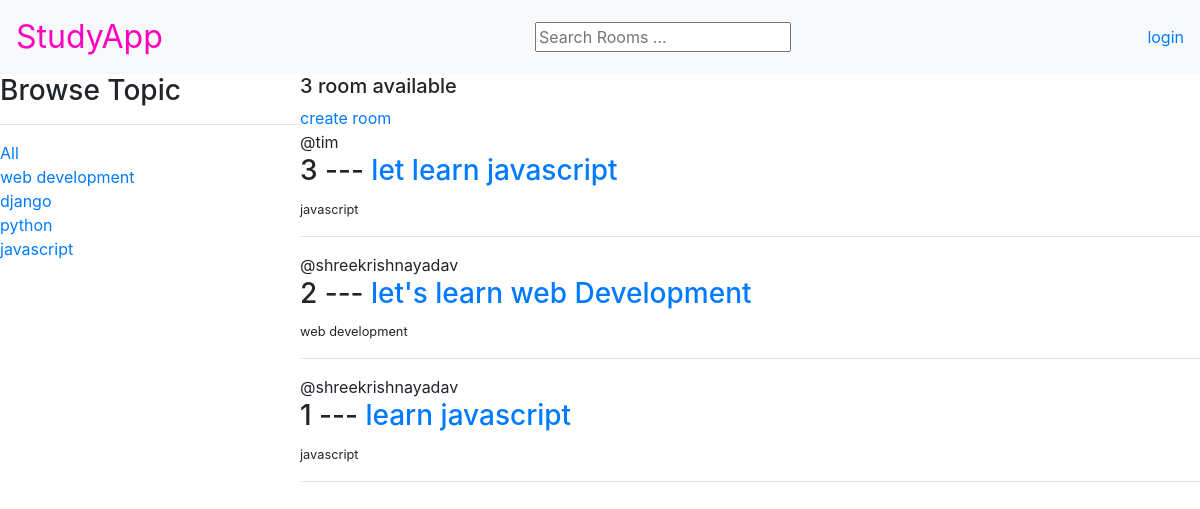
The page / on the database its author committed.
### base/models.py (models this page shows, shortened)
class Topic(models.Model):
    name = models.CharField(max_length=200)

class Room(models.Model):
    host = models.ForeignKey(User, on_delete=models.SET_NULL, null=True)
    topic = models.ForeignKey(Topic, on_delete=models.SET_NULL, null=True)
    name = models.CharField(max_length=200)
    description = models.TextField(null=True, blank=True)
    participants = models.ManyToManyField(User, related_name='participants', blank=True)
    updated = models.DateTimeField(auto_now=True)
    created = models.DateTimeField(auto_now_add=True)
    class Meta:
        ordering = ['-created', '-updated']

### base/views.py (the view)
# urls.py: path('', view=views.home, name="home"),
def home(request):
    q = request.GET.get('q') if request.GET.get('q') != None else ''
    rooms = Room.objects.filter(
        Q(topic__name__icontains=q) |
        Q(name__icontains=q) |
        Q(description__icontains=q)
    )
    room_count = rooms.count()
    topics = Topic.objects.all()
    context = {'rooms':rooms, 'topics': topics, 'room_count':room_count}
    return render(request, "base/home.html", context)

### base/templates/base/home.html (shortened to what this page needs)
{% extends "base/main.html" %}
{% block content %}
    <div class= "home-container">
        <div>
            <h3> Browse Topic </h3>
            <hr>
            <div>
                <a href="{% url "home" %}">All</a>
            </div>
            {% for topic in topics %}
            <div>
                <a href="{% url "home" %}?q={{topic.name}}">{{topic.name}}</a>
            </div>
            {% endfor %}
        </div>
        <div>
            <h5> {{room_count}} room available </h5>
            <a href="{% url "create-room" %}">create room </a>
                <div>
                    {% for room in rooms %}
                        <div>
                            <span>@{{room.host.username}}</span>
                            <h3> {{room.id}} --- <a href="/room/{{room.id}}">{{room.name}}</a></h3>
                            <small> {{room.topic.name}}</small>
                            <hr>
                        </div>
                    {% endfor %}
                </div>
        </div>
    </div>
{% endblock content %}

### static/css/style.css (style rules this page uses)
.home-container { display: grid; grid-template-columns: 1fr 3fr; }

### rows shown on the page
Topic: name "web development"
Topic: name "django"
Topic: name "python"
Topic: name "javascript"
Room: host.username "tim", id "3", name "let learn javascript", topic.name "javascript"
Room: host.username "shreekrishnayadav", id "2", name "let's learn web Development", topic.name "web development"
Room: host.username "shreekrishnayadav", id "1", name "learn javascript", topic.name "javascript"

### other values the page prints
{{ room_count }} "3"
